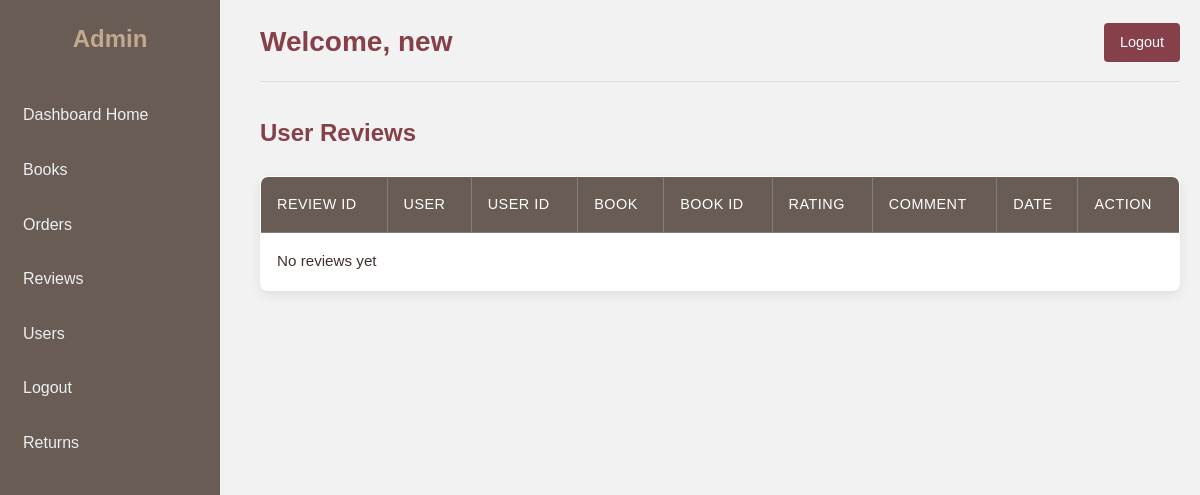
Page /dashboard/reviews/ (signed in) on the earlier database version.
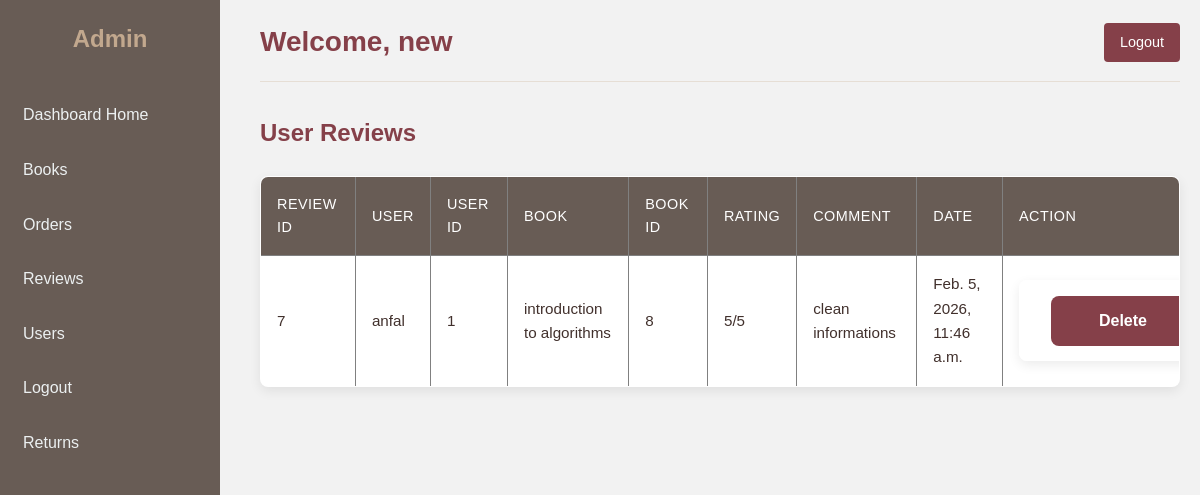
Same page on the later database version.
### library_app/models.py (models this page shows, shortened)
class Review(models.Model):
    user = models.ForeignKey(User, on_delete=models.CASCADE)
    book = models.ForeignKey(Book, on_delete=models.CASCADE, null=True, blank=True)
    rating = models.PositiveSmallIntegerField(default = 5)  # 1 to 5
    comment = models.TextField(blank=True, null=True)
    date = models.DateTimeField(auto_now_add=True)

class Book(models.Model):
    title = models.CharField(max_length=200)
    author = models.CharField(max_length=150)
    publication_date = models.DateField(blank=True, null=True)
    quantity = models.PositiveIntegerField(default=0)
    genres = models.ManyToManyField(Genre, related_name="books")
    reviews = models.DecimalField(max_digits=2, decimal_places=1, blank=True, null=True)
    description = models.TextField(blank=True, null=True)
    image = models.ImageField(upload_to="books/", blank=True, null=True)

### library_app/views.py (the view)
# urls.py: path('dashboard/reviews/', views.admin_reviews_view, name='admin_reviews'),
@login_required
def admin_reviews_view(request):
    reviews = Review.objects.select_related("user", "book").all()
    return render(request, "library_app/admin_reviews.html", {
        "reviews": reviews
    })

### library_app/templates/library_app/admin_reviews.html (shortened to what this page needs)
{% extends 'library_app/base_admin.html' %}
{% block content %}
<h2>User Reviews</h2>
<table border="1" cellpadding="8">
<tr>
    <th>Review ID</th>
    <th>User</th>
    <th>User ID</th>
    <th>Book</th>
    <th>Book ID</th>
    <th>Rating</th>
    <th>Comment</th>
    <th>Date</th>
    <th>Action</th>
</tr>
{% for review in reviews %}
<tr>
    <td>{{ review.id }}</td>
    <td>{{ review.user.username }}</td>
    <td>{{ review.user.id }}</td>
    <td>
        {% if review.book %}
            {{ review.book.title }}
        {% else %}
            General
        {% endif %}
    </td>
    <td>{% if review.book %}{{ review.book.id }}{% endif %}</td>
    <td>{{ review.rating }}/5</td>
    <td>{{ review.comment }}</td>
    <td>{{ review.date }}</td>
    <td>
        <form method="POST" action="{% url 'admin_delete_review' review.id %}">
            <button type="submit" class="btn btn-danger btn-sm">
                Delete
            </button>
        </form>
    </td>
</tr>
{% empty %}
<tr>
    <td colspan="9">No reviews yet</td>
</tr>
{% endfor %}
</table>
{% endblock %}

Differences in the rows shown:
added Review: id "7", user.username "anfal", user.id "1", book "introduction to algorithms", book.id "8", rating "5", comment "clean informations", date "Feb. 5, 2026, 11:46 a.m."
Other differences:
text no longer shown: "No reviews yet"
